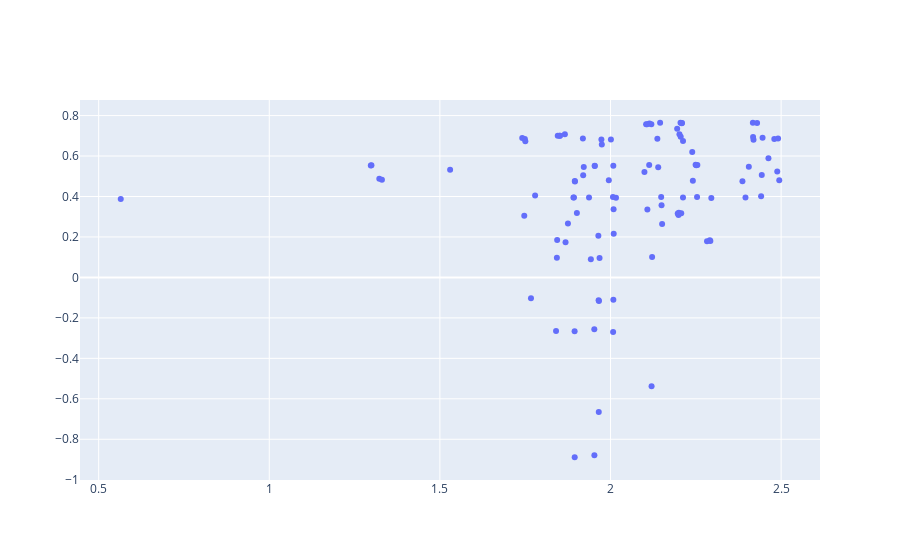

Notebook cell for this chart:
### Markdown cell above
## Extracting optimized decision variables and objective values

### Code cell
individuals = evolver.population.individuals

fig1 = go.Figure(data=go.Scatter(x=individuals[:,0], y=individuals[:,1], mode="markers"))
fig1
